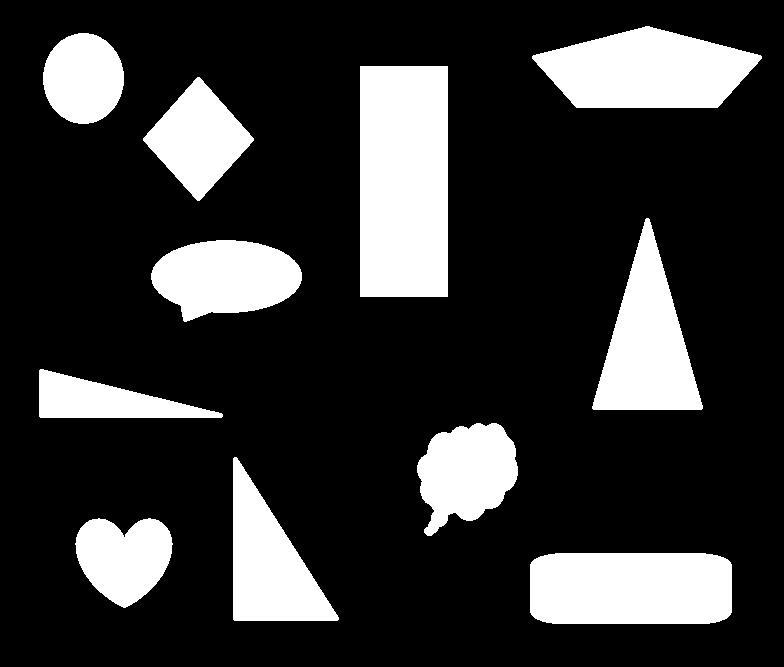
#> input picture images/img1.png, 784 x 667 px
$ python detector.py --image images/img1.png   (older library calls are emulated)
#> lines starting #> are read from the running program, lines starting #| are printed output that depends on the picture; after the words box and inside, x2 and y2 are one past the last pixel; in counts of white or black regions, pixels touching at a corner belong together
### shapedetector.py
# import the necessary packages
import cv2

class ShapeDetector:
	def __init__(self):
		pass

	def detect(self, c):
		# initialize the shape name and approximate the contour
		shape = "unidentified"
		peri = cv2.arcLength(c, True)
		approx = cv2.approxPolyDP(c, 0.04 * peri, True)

		# if the shape is a triangle, it will have 3 vertices
		if len(approx) == 3:
			shape = "triangle"

		# if the shape has 4 vertices, it is either a square or
		# a rectangle
		elif len(approx) == 4:
			# compute the bounding box of the contour and use the
			# bounding box to compute the aspect ratio
			(x, y, w, h) = cv2.boundingRect(approx)
			ar = w / float(h)

			# a square will have an aspect ratio that is approximately
			# equal to one, otherwise, the shape is a rectangle
			shape = "square" if ar >= 0.95 and ar <= 1.05 else "rectangle"

		# if the shape is a pentagon, it will have 5 vertices
		elif len(approx) == 5:
			shape = "pentagon"

		# otherwise, we assume the shape is a circle
		else:
			shape = "circle"

		# return the name of the shape
		return shape

### detector.py

# import the necessary packages
from shapedetector import ShapeDetector
import argparse
import imutils
import cv2
import numpy as np

# construct the argument parse and parse the arguments
ap = argparse.ArgumentParser()
ap.add_argument("-i", "--image", required=True,
	help="path to the input image")
args = vars(ap.parse_args())

# load the image and resize it to a smaller factor so that
# the shapes can be approximated better
image = cv2.imread(args["image"])
#> image is the input picture: shape (667, 784, 3); 20.8% white; 11 white regions, largest, box (x1, y1, x2, y2) and area: (360, 66, 448, 297) 20328, (530, 553, 732, 624) 13989, (532, 26, 762, 108) 13258
resized = imutils.resize(image, width=300)
ratio = image.shape[0] / float(resized.shape[0])
#> ratio = 2.62

# convert the resized image to grayscale, blur it slightly,
# and threshold it
gray = cv2.cvtColor(resized, cv2.COLOR_BGR2GRAY)
blurred = cv2.GaussianBlur(gray, (5, 5), 0)
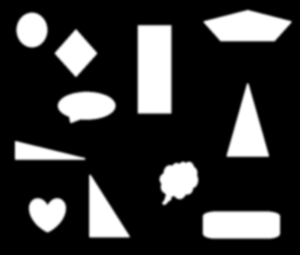
#> blurred: shape (255, 300); min 0, max 255, mean 53
thresh = cv2.threshold(blurred, 10, 255, cv2.THRESH_BINARY)[1]
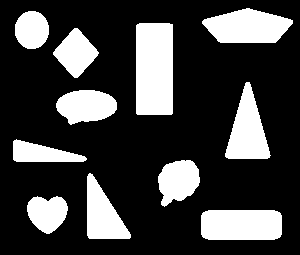
#> thresh: shape (255, 300); 25.1% white; 11 white regions

# [9 lines of commented-out code are left out]
cnts = cv2.findContours(thresh.copy(), cv2.RETR_EXTERNAL,
	cv2.CHAIN_APPROX_SIMPLE)
#> cnts = 11 contours; largest, box (x1, y1, x2, y2) and area: (136, 23, 173, 115) 3270, (201, 210, 282, 240) 2268, (202, 8, 293, 43) 2204, (225, 82, 271, 159) 1911, (87, 173, 131, 239) 1594
cnts = cnts[0] if imutils.is_cv2() else cnts[1]
sd = ShapeDetector()

# loop over the contours
index = 1
for c in cnts:
	# compute the center of the contour, then detect the name of the
	# shape using only the contour
	M = cv2.moments(c)
	cX = int((M["m10"] / M["m00"]) * ratio)
	cY = int((M["m01"] / M["m00"]) * ratio)
	shape = sd.detect(c)

	# multiply the contour (x, y)-coordinates by the resize ratio,
	# then draw the contours and the name of the shape on the image
	c = c.astype("float")
	c *= ratio
	c = c.astype("int")
	cv2.drawContours(image, [c], -1, (0, 255, 0), 2)
	cv2.putText(image, shape, (cX, cY), cv2.FONT_HERSHEY_SIMPLEX,
		0.5, (255, 0, 0), 2)

	print(c)
	row = c.shape[0]
	col = c.shape[2]
	ptArray = np.resize(c, (row, col))
	print(ptArray)
	print(ptArray.shape)
	area = 0
	perimeter = 0
	perimeter = cv2.arcLength(c, True)
	area = cv2.contourArea(c)
	print(str(index) + " - " + str(shape))
	print("area : " + str(area))
	print("perimeter : " + str(perimeter))
	print("----------------------")
	index = index + 1
	# show the output image
	cv2.imshow("Image", image)
	cv2.waitKey(0)
#> this loop made 11 passes
#> (cX, cY, shape, peri in detect, approx in detect, x in detect, y in detect, w in detect) on passes 1, 4, 8, 9: (630, 587, 'rectangle', 208.6, [[201, 215], [208, 239], [281, 234], [274, 210]], 201, 210, 81), (465, 472, 'rectangle', 153.2, [[192, 161], [163, 167], [162, 205], [198, 185]], 162, 161, 37), (197, 137, 'rectangle', 138.8, [[74, 28], [53, 54], [77, 77], [98, 52]], 53, 28, 46), (402, 179, 'rectangle', 251.1, [[139, 23], [136, 113], [171, 114], [172, 24]], 136, 23, 37)
#> (cX, cY, shape, peri in detect, row, area, perimeter) on passes 2, 6, 10, 11: (122, 556, 'circle', 131.2, 57, 7400, 344.5), (224, 276, 'pentagon', 160.7, 70, 10246, 422.3), (82, 77, 'circle', 116.6, 48, 6666.5, 303.9), (646, 69, 'pentagon', 213.4, 63, 15009.5, 558.4)
#> (printed output is left out)
#> pass 1, `cv2.imshow("Image", image)`:
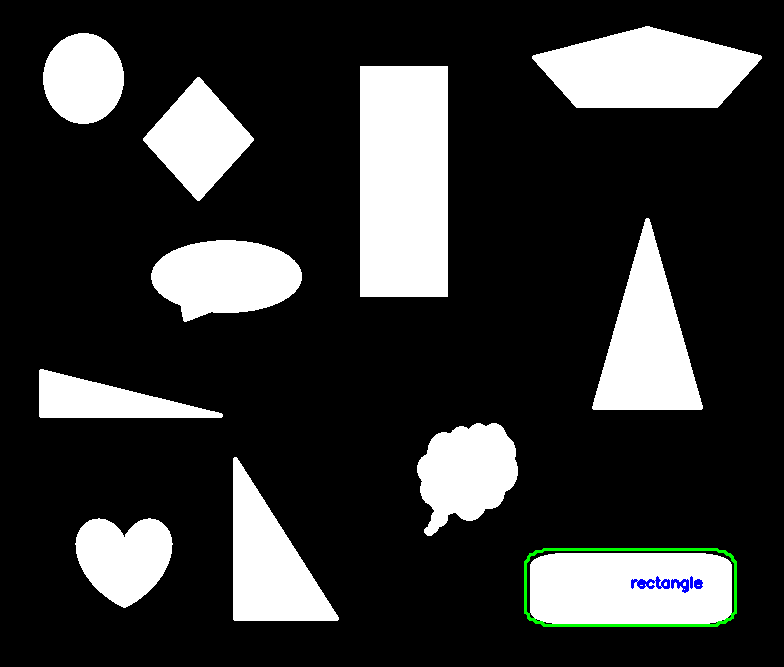
#> window 'Image': shape (667, 784, 3); mean B, G, R 53, 53.6, 52.8
#> pass 2, `cv2.imshow("Image", image)`:
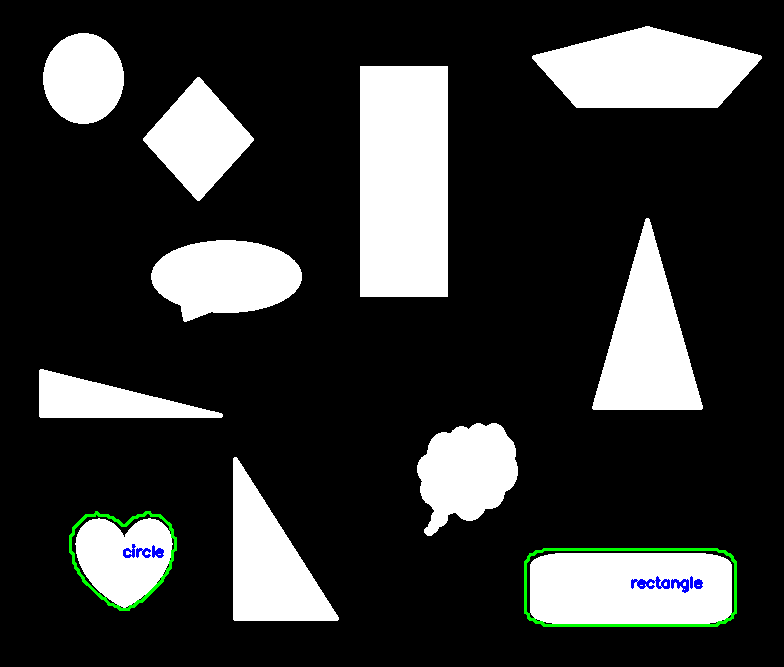
#> window 'Image': shape (667, 784, 3); mean B, G, R 53, 54, 52.6
#> after the loop:
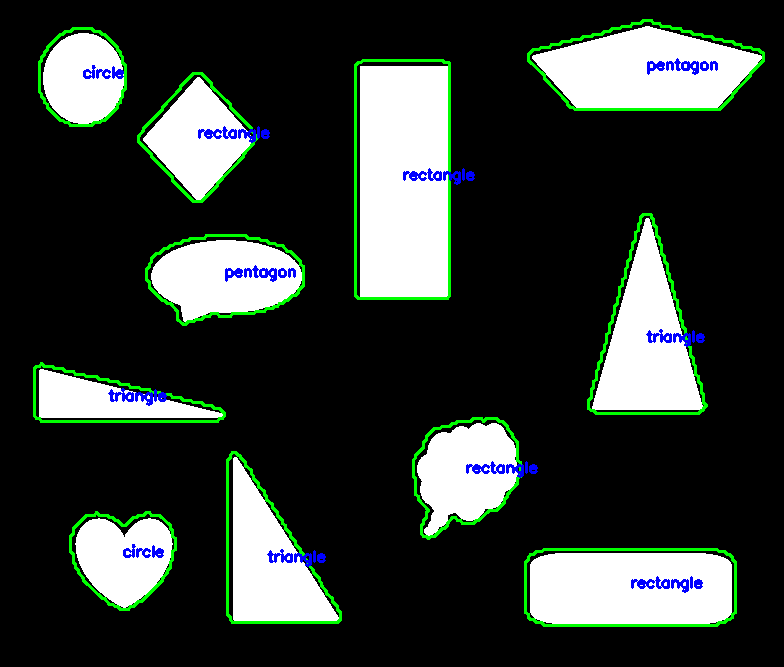
#> image: shape (667, 784, 3); 3.98% of pixels changed, all inside (x1, y1, x2, y2) = (33, 19, 765, 627)
#> after the loop, index = 12
